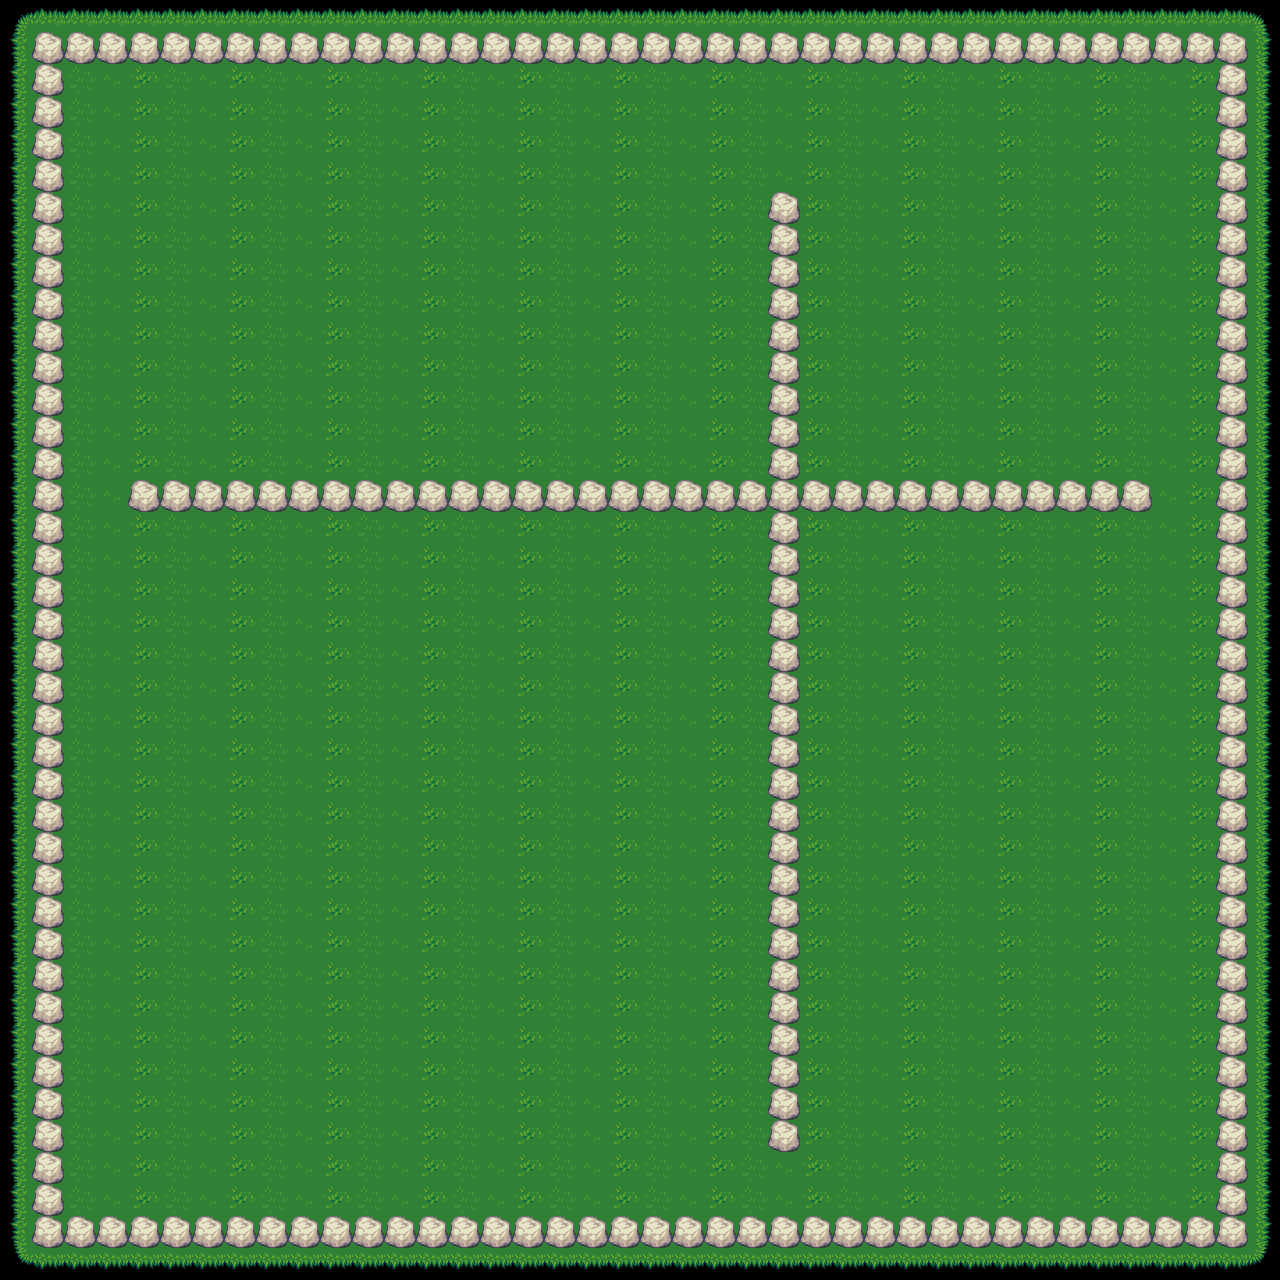

A 2D game scene composited from a Tiled map and its tileset images. What follows is a short description and the map's XML, with each tile layer's data collapsed to a summary:
An orthogonal 40x40 tile map with 32x32 px tiles, 3 tile layers (Calque 1, Rocks, Calque 4), 1 hidden layer not drawn, 5 tilesets.

<map version="1.0" orientation="orthogonal" renderorder="right-down" width="40" height="40" tilewidth="32" tileheight="32">
 <tileset firstgid="1" name="grass" tilewidth="32" tileheight="32">
  <image source="tuiles/LPC Base Assets/tiles/grass.png" width="96" height="192" />
 </tileset>
 <tileset firstgid="19" name="treetop" tilewidth="32" tileheight="32">
  <image source="tuiles/LPC Base Assets/tiles/treetop.png" width="192" height="224" />
 </tileset>
 <tileset firstgid="61" name="trunk" tilewidth="32" tileheight="32">
  <image source="tuiles/LPC Base Assets/tiles/trunk.png" width="192" height="96" />
 </tileset>
 <tileset firstgid="79" name="rock" tilewidth="32" tileheight="32">
  <image source="tuiles/LPC Base Assets/tiles/rock.png" width="64" height="32" />
 </tileset>
 <tileset firstgid="81" name="tuile-logic" tilewidth="32" tileheight="32">
  <image source="tuiles/tuile-logic.png" width="160" height="160" />
 </tileset>
 <layer name="Calque 1" width="40" height="40">
  <data>[1600 cells, 1600 non-empty, 11 distinct tile ids]</data>
 </layer>
 <layer name="Rocks" width="40" height="40">
  <data>[1600 cells, 148 non-empty, 1 distinct tile ids]</data>
 </layer>
 <layer name="Calque 4" width="40" height="40" opacity="0.99">
  <data>[1600 cells, 61 non-empty, 1 distinct tile ids]</data>
 </layer>
 <layer name="logic" width="40" height="40" visible="0" opacity="0.55">
  <data>[1600 cells, 209 non-empty, 5 distinct tile ids]</data>
 </layer>
</map>
